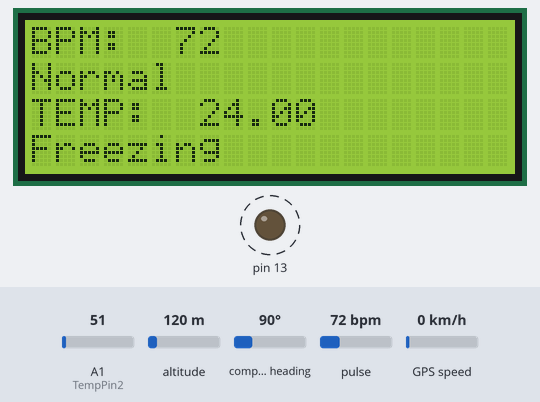
Recording of a sketch running on a simulated Arduino Uno, built with avr-gcc and run on an emulated ATmega328P. Parts: 20×4 character LCD, output pins drawn as LEDs (lit = HIGH). Dashed ring = blinking. The inputs (shaded band) are chosen by the test bench; at power-on: pulse 72 bpm, A1 (TempPin2) = 51, altitude 120 m, compass heading 90°, GPS speed 0 km/h. The GPS gets a fix after 3 s at 37.7749, -122.4194 with 8 satellites; the modem accepts every AT command (registered, SIM ready, sends succeed) and sends nothing else; what the sketch prints to the serial monitor is not drawn.

Above: at 1.4 s.
1.5 s: pulse set to 51 bpm
At 2.11 s:
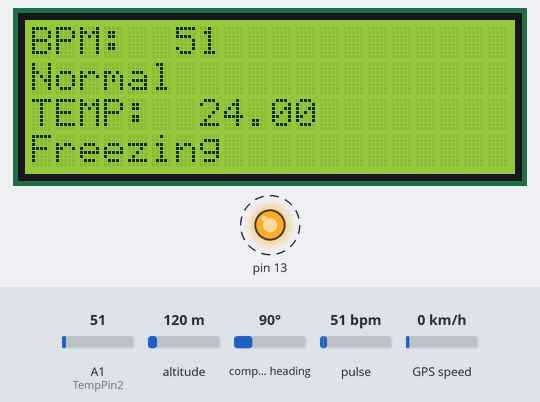
3.7 s: pulse set to 48 bpm
At 5.6 s:
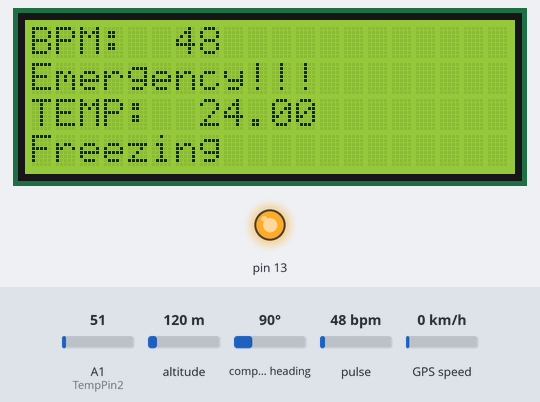
5.9 s: pulse set to 70 bpm
At 7.4 s:
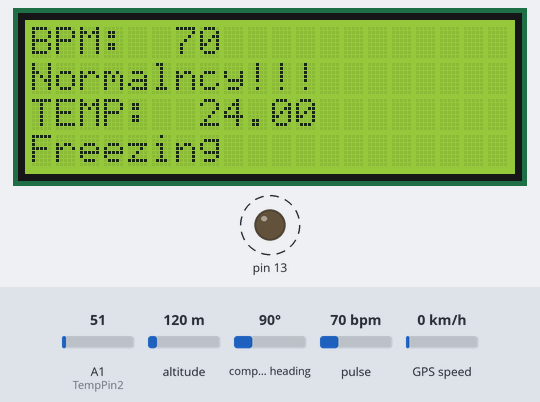
9.7 s: pulse set to 148 bpm
At 9.82 s:
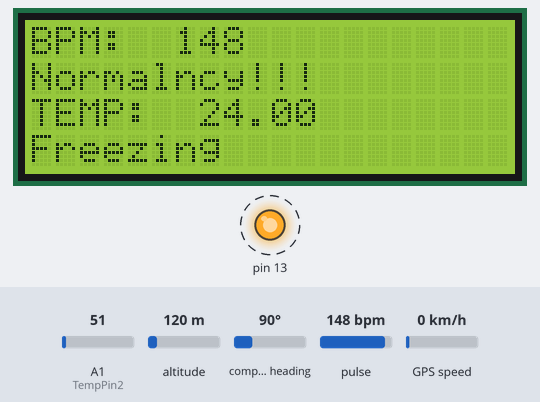
11.2 s: pulse set to 153 bpm
At 11.43 s:
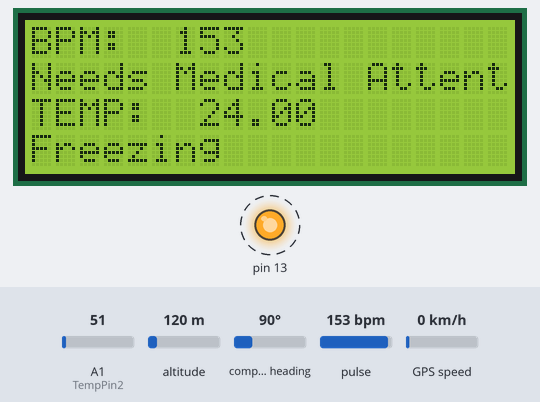
13.4 s: pulse set to 42 bpm
At 15.3 s:
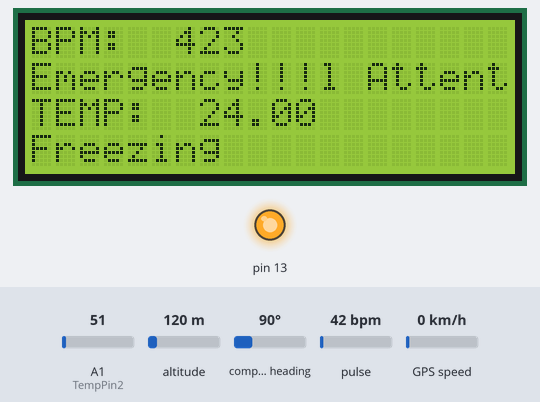
Timing chart, 0 to 16.8 s (numbered marks = the images above; inputs shaded):
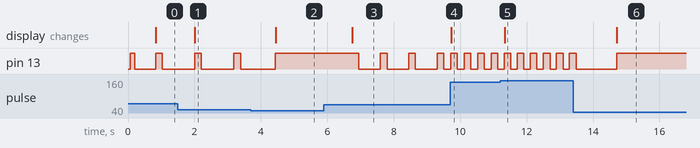

Measured:
- the behaviour switches between 50 and 49 bpm on pulse (found by bisection; images 1 and 2)
- the behaviour switches between 150 and 151 bpm on pulse (found by bisection; images 4 and 5)
- after the input at 1.5 s, pin 13: alternates HIGH for 0.20 s and LOW for 0.98 s, starting after 0.51 s; the display: changes after 0.52 s (image 1)
- after the input at 3.7 s, the display: changes after 0.74 s (image 2)
- after the input at 5.9 s, pin 13: alternates HIGH for 0.20 s and LOW for 0.66 s, starting after 1.0 s; the display: changes after 0.85 s (image 3)
- after the input at 9.7 s, the display: changes at once (image 4)
- after the input at 11.2 s, the display: changes after 0.14 s (image 5)
- after the input at 13.4 s, the display: changes after 1.3 s (image 6)

The sketch:

latest.ino
```cpp
#define TempPin1 A0
#define TempPin2 A1
#define USE_ARDUINO_INTERRUPTS true

#include <PulseSensorPlayground.h>
#include <LiquidCrystal.h>
#include <TinyGPS.h>
#include <SoftwareSerial.h>
TinyGPS gps;
SoftwareSerial SIM900(7, 8);
const int PulseWire = 0;
const int LED13 = 13;
int Threshold = 550;
int TempValue;

PulseSensorPlayground pulseSensor;

const int rs = 12, en = 11, d4 = 5, d5 = 4, d6 = 3, d7 = 2;
LiquidCrystal lcd(rs, en, d4, d5, d6, d7);

void setup()
{
  SIM900.begin(9600);
  lcd.begin(20, 4);
    lcd.print("Welcome!");

  Serial.begin(9600);
  pulseSensor.analogInput(PulseWire);
  pulseSensor.blinkOnPulse(LED13);
  pulseSensor.setThreshold(Threshold);

   if (pulseSensor.begin()) {
    Serial.println("Started!");

}
}
void loop()
{
  int myBPM = pulseSensor.getBeatsPerMinute();


if (pulseSensor.sawStartOfBeat()) {
 Serial.print("BPM: ");
 Serial.println(myBPM);
 lcd.setCursor(0, 0);
 lcd.print("BPM:  ");
 lcd.setCursor(6, 0);
 lcd.print(myBPM);
 if(myBPM > 150){
  lcd.setCursor(0, 1);
 lcd.print("Needs Medical Attention!");
   }
   else if(myBPM < 50){
  lcd.setCursor(0, 1);
 lcd.print("Emergency!!!");
 bool newData = false;
  unsigned long chars;
  unsigned short sentences, failed;
 for (unsigned long start = millis(); millis() - start < 1000;)
  {
    while (Serial.available())
    {
      char c = Serial.read();
      //Serial.print(c);
      if (gps.encode(c))
        newData = true;
    }
  }

  if (newData)      //If newData is true
  {
    float flat, flon;
    unsigned long age;
    gps.f_get_position(&flat, &flon, &age);
    SIM900.print("AT+CMGF=1\r");
    delay(400);
    SIM900.println("AT + CMGS = \"+91xxxxxxxxxx\"");// recipient's mobile number with country code
    delay(300);
    SIM900.print("Latitude = ");
    SIM900.print(flat == TinyGPS::GPS_INVALID_F_ANGLE ? 0.0 : flat, 6);
    SIM900.print(" Longitude = ");
    SIM900.print(flon == TinyGPS::GPS_INVALID_F_ANGLE ? 0.0 : flon, 6);
    delay(200);
    SIM900.println((char)26); // End AT command with a ^Z, ASCII code 26
    delay(200);
    SIM900.println();


  }

  Serial.println(failed);
   }
   else{
    lcd.setCursor(0, 1);
 lcd.print("Normal");
    }
  TempValue = analogRead(TempPin2);
  float TempCel = ( TempValue*500)/1024;

  Serial.print("TEMPRATURE in Celsius = ");
  Serial.print(TempCel);
  Serial.print("*C");
  lcd.setCursor(0, 2);
 lcd.print("TEMP: ");
 lcd.setCursor(7, 2);
 lcd.print(TempCel);
 if(TempCel < 35){
  lcd.setCursor(0, 3);
 lcd.print("Freezing");
   }
   else if(TempCel > 38){
  lcd.setCursor(0, 3);
 lcd.print("Fever!");
   }
   else{
    lcd.setCursor(0, 3);
 lcd.print("Normal");
    }
  delay(100);
}
}
```
